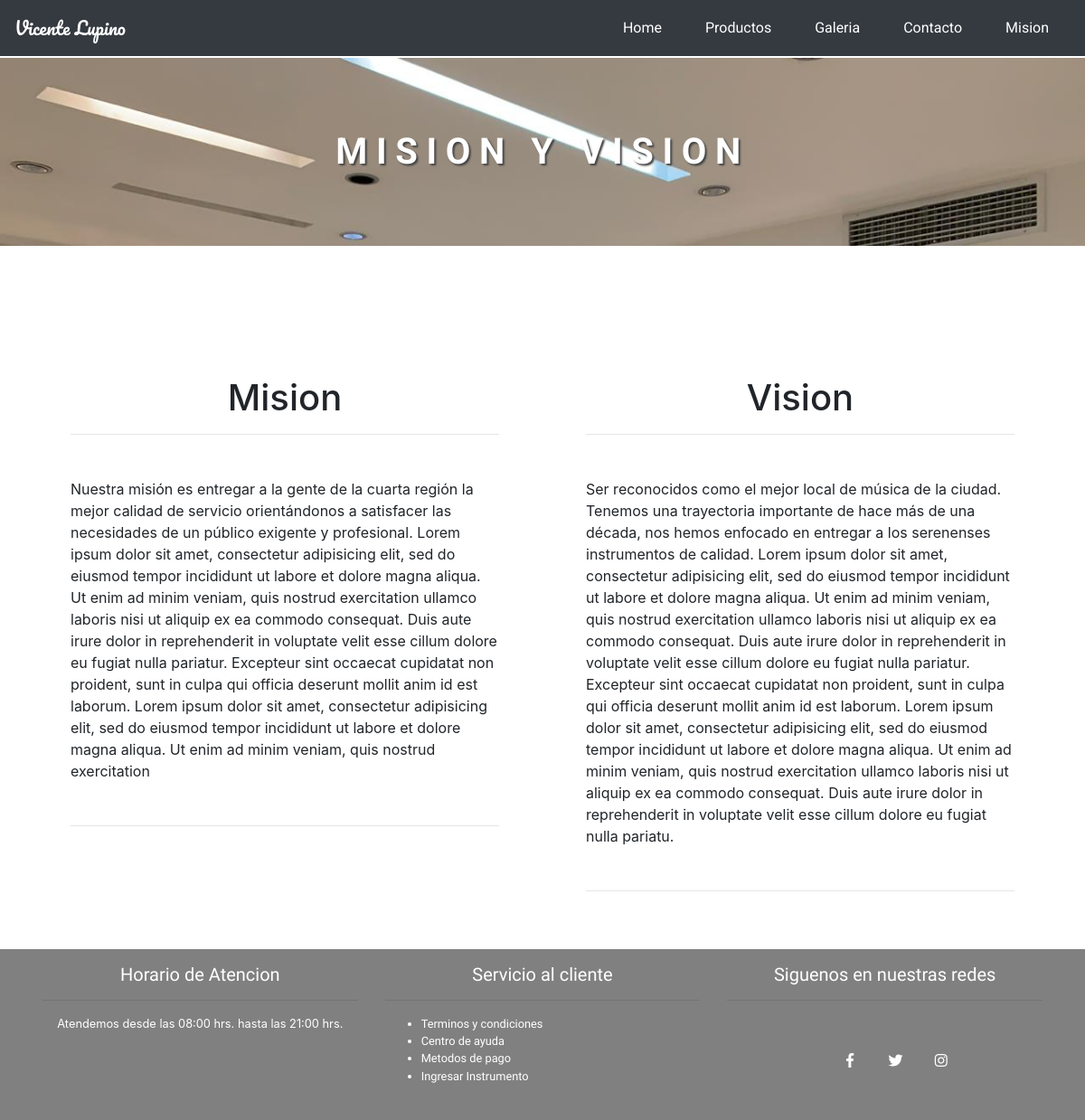
The page /mision_vision/ on the database its author committed.
### core/models.py (models this page shows, shortened)
class Nosotro(models.Model):
    titulo_pagina = models.CharField(max_length=80)
    titulo_mision = models.TextField(max_length=300)
    descripcion_mision = models.TextField(max_length=1000)
    titulo_vision = models.TextField(max_length=300)
    descripcion_vision = models.TextField(max_length=1000)

### core/views.py (the view)
# urls.py: path('mision_vision/', mision_vision, name="mision_vision"),
def mision_vision(request):
    data = {
        'MisionVision': Nosotro.objects.all()
    }
    return render(request,'core/mision_vision.html', data)

### core/templates/core/mision_vision.html (shortened to what this page needs)
{% extends 'core/base.html'%}
{% load static %}
    {%block contenido%}
	{% for n in MisionVision%}
        <header id="titulo-mision-vision">
		    <h1 class="font-weight-bold">{{n.titulo_pagina}}</h1>
	    </header>
	<div class="container">
		<div class="row">
			<div class="col-lg-6 contenedor-mision">
				<h1 class="text-center">{{n.titulo_mision}}</h1>
				<hr>
				<p class="my-5">
				 {{n.descripcion_mision}}
				</p>
				<hr>
			</div>
			<div class="col-lg-6 contenedor-vision">
				<h1 class="text-center">{{n.titulo_vision}}</h1>
				<hr>
				<p class="my-5">
				{{n.descripcion_vision}}
			    </p>
				<hr>
			</div>
		</div>
	</div>
	{% endfor %}
    {%endblock%}

### core/static/core/css/estilo.css (style rules this page uses)
body { margin: 0; padding:0; }
#titulo-mision-vision { font-size: 2em; margin-top:2em; margin-bottom:3em; width:100%; background-color:grey; text-align: center; text-transform: uppercase; background-image: url('../img/Tienda/teclas1.jpeg'); font-family: 'Roboto', sans-serif; color:white; background-repeat: no-repeat; background-size: cover; letter-spacing:.3em; }
#titulo-mision-vision > h1 { padding:2em 0em; text-shadow:2px 2px 2px #444; }
.container > .row > .contenedor-vision { padding:3em 3em; }
.container > .row > .contenedor-mision { padding:3em 3em; }

### rows shown on the page
Nosotro: titulo_pagina "MISION Y VISION", titulo_mision "Mision", descripcion_mision "Nuestra misión es entregar a la gente de la cuarta región la mejor calidad de servicio orientándonos a satisfacer las necesidades de un público exigente y profesional. Lorem ipsum dolor sit amet, consectetur adipisicing elit, sed do eiusmod tempor incididunt ut labore et dolore magna aliqua. Ut enim ad minim veniam, quis nostrud exercitation ullamco laboris nisi ut aliquip ex ea commodo consequat. Duis aute irure dolor in reprehenderit in voluptate velit esse cillum dolore eu fugiat nulla pariatur. Excepteur sint occaecat cupidatat non proident, sunt in culpa qui officia deserunt mollit anim id est laborum. Lorem ipsum dolor sit amet, consectetur adipisicing elit, sed do eiusmod tempor…", titulo_vision "Vision", descripcion_vision "Ser reconocidos como el mejor local de música de la ciudad. Tenemos una trayectoria importante de hace más de una década, nos hemos enfocado en entregar a los serenenses instrumentos de calidad. Lorem ipsum dolor sit amet, consectetur adipisicing elit, sed do eiusmod tempor incididunt ut labore et dolore magna aliqua. Ut enim ad minim veniam, quis nostrud exercitation ullamco laboris nisi ut aliquip ex ea commodo consequat. Duis aute irure dolor in reprehenderit in voluptate velit esse cillum dolore eu fugiat nulla pariatur. Excepteur sint occaecat cupidatat non proident, sunt in culpa qui officia deserunt mollit anim id est laborum. Lorem ipsum dolor sit amet, consectetur adipisicing elit,…"
